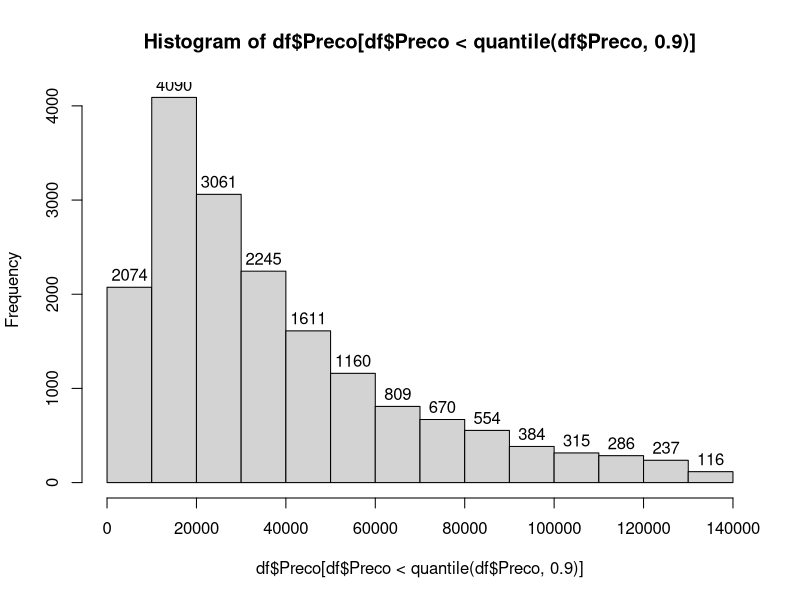

Write the R code that produced this figure.
# aplicar Machine Learning no R

setwd("C:/Users/Guido A Branco Jr/Desktop/Mestrado/DADOS")

df <- read.csv2("FipePrevAjustada2.csv")
View(df)

#definir uma semente para o gerador de numeros aleatorios por meio da funcao set.seed
set.seed(100)

#separar dados de treino e testes de forma randonica
# sample - cria uma amostra aleatoria com base nos par?metros fornecidos na chamada da fun??o.


linhas <- sample(1:nrow(df), nrow(df) * 0.7)


#dados de treino 70%
#dados de treino sao os dados que serao apresentados ao algoritmo de machine learning
# para criacao do modelo. Estes dados costumam representar cerca de 70% da totalidade dos dados.

treino <- df[linhas,]

# dados de teste 30%
#dados que serao apresentados ao modelo apos a sua criacao, simulando previsoes reais
# que o modelo realizara, permitindo assim que o desempenho real seja verificado.
# Estes dados costumam representar cerca de 30% da totalidade dos dados.

teste <- df[-linhas,]
View(teste)
#criar modelo
# Biblioteca library(rpart) - E uma poderosa biblioteca de aprendizado de maquina em R 
# usada para construir arvores de classificacao e regressao. 
# Esta biblioteca implementa particionamento recursivo e  muito facil de usar.
if(!require(rpart)) install.packages("rpart")
library(rpart)

# modelo aplicado
# esse codigo cria uma arvore de decisão para prever a variável Preço, 
# utilizando todas as outras variaveis do conjunto de dados treino como preditoras, 
# e com uma arvore completamente expandida, sem qualquer poda aplicada.
# texto anexo explicando melhor o modelo

teste$Nome <- factor(teste$Nome, levels = levels(df$Nome))

modelo <- rpart(Preco ~ ., data = treino, control = rpart.control(cp = 0))

#Realizar previsoes
teste$Previsao <- predict(modelo,teste)
View(teste)
summary(teste)
summary(df)
str(teste)
str(df)
 # Após executar o predict o erro foi apresentado: "fator 'Nome' tem novos níveis
 # 225i, 318iA, 330iA, 335i, 420i, 435iA, Aspire, CAMARO, Daimler, EC7, G-55,
 # GENESIS, Intrepid, M1, Micra, QUORIS, Veloster, VKN, Wagon, XJS-C"

 # Este erro ocorreu porque o fator 'Nome' possui novos níveis 
 #(por exemplo, '225i', '318iA', 'CAMARO', etc.) que não estavam 
 # no conjunto de dados original quando o modelo foi treinado. 
 # Isso acontece porque o modelo espera que todas as categorias 
 # dos fatores usados no treinamento estejam presentes também no 
 # novo conjunto de dados. Quando ele encontra novos níveis que 
 # não estavam no treinamento, ele gera esse erro.
 # Para resolver foi utilizada a função factor() para garantir 
 # que os níveis do fator no novo conjunto de dados sejam os mesmos
 # do conjunto de dados de treinamento:
 # teste$Nome <- factor(teste$Nome, levels = levels(df$Nome))

 # Analisar resultados
 # Este código está calculando a diferença percentual entre duas colunas
 # de um data frame chamado teste: a coluna Previsao e a coluna Preco. 
 # Este código está criando uma nova coluna P no data frame teste, onde 
 # cada valor é a diferença percentual absoluta entre a previsão (Previsao)
 # e o preço real (Preco). O valor percentual é arredondado a quatro casas
 # decimais. O resultado final indica o quão próximo a previsão estava do 
 # preço real, expressando isso em uma forma percentual.
 
 teste$P <- abs(round(teste$Previsao/teste$Preco,4)-1)
 R_1 <- summary(teste$P)
 R_1

 #teste$Previsao/teste$Preco:
 # Esta operação divide os valores da coluna Previsao pelos valores 
 # correspondentes da coluna Preco em cada linha do data frame teste. 
 # round(..., 4):
 # A função round(..., 4) arredonda o resultado da divisão para quatro 
 # casas decimais.
 #abs(... - 1):
 # A função abs(... - 1) calcula a diferença entre o valor arredondado 
 # e 1, e então aplica a função abs, que retorna o valor absoluto 
 # (ou seja, sem sinal negativo).
 # teste$P <-:
 #  Finalmente, o resultado dessa operação é atribuído a uma nova 
 # coluna chamada P no data frame teste. 

 # Analisar distribuicao dos precos excluindo os 10% mais caros
 
 hist(df$Preco[df$Preco<quantile(df$Preco,0.90)], breaks = 10, labels = T)
 
 R_Final_1 <- summary(teste$P[teste$Preco>10000 & teste$Preco<70000])
 R_1
 R_Final_1
 

